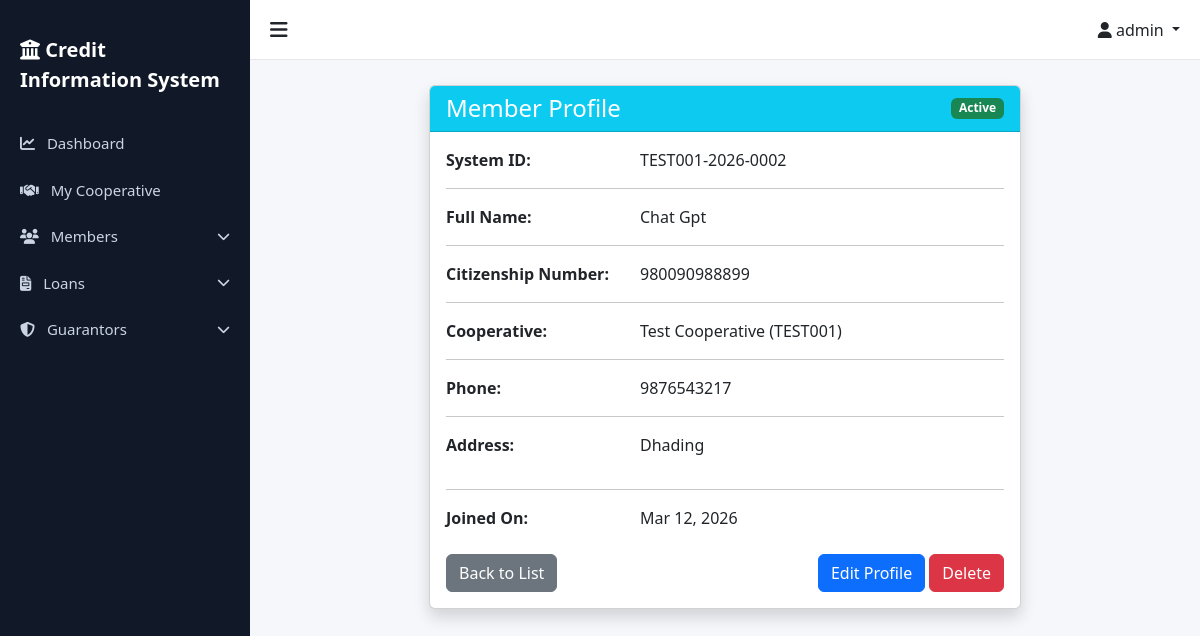
The page /members/6/ (signed in) on the database as committed earlier.
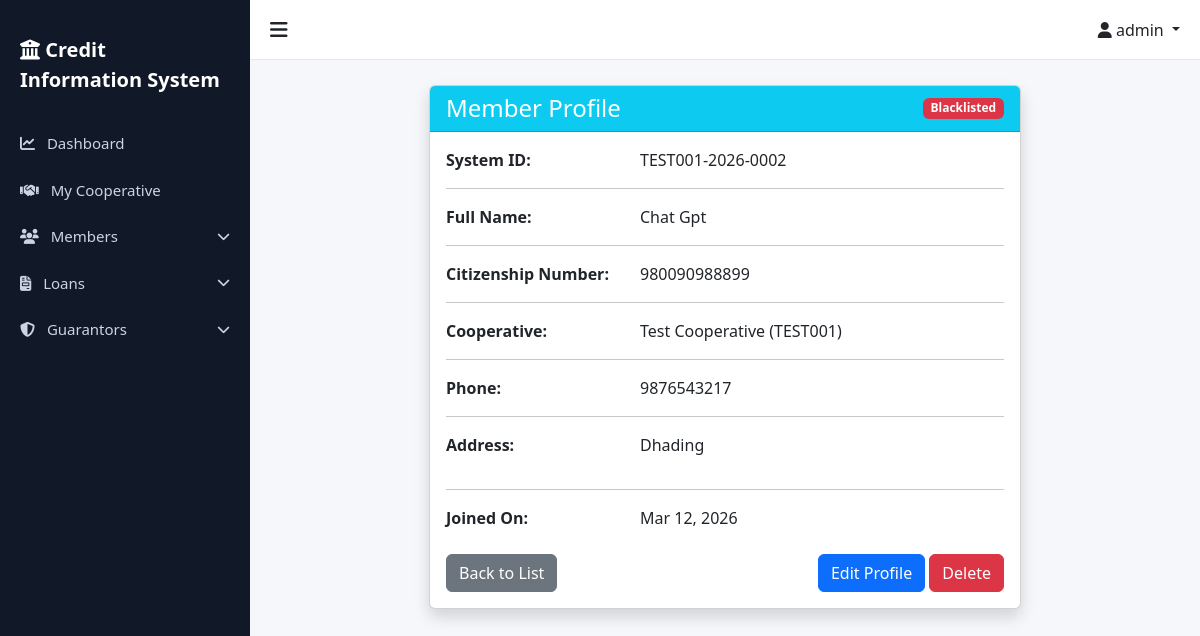
The same page on the database as committed later.
### members/views.py (the view)
# urls.py: path('<int:pk>/', views.MemberDetailView.as_view(), name='member_detail'),
class MemberDetailView(StaffOrAdminMixin, CooperativeAccessMixin, DetailView):
    model = Member
    template_name = 'members/member_detail.html'
    context_object_name = 'member'

### accounts/models.py (called while the page is built)
    def is_superadmin(self):
        return self.role == 'superadmin'

    def is_admin(self):
        return self.role == 'admin'

    def is_staff_user(self):
        return self.role == 'staff'

### accounts/permissions.py (called while the page is built)
    def test_func(self):
        return self.request.user.is_authenticated and (
            self.request.user.is_staff_user() or
            self.request.user.is_admin() or
            self.request.user.is_superadmin()
        )

    def get_queryset(self):
        queryset = super().get_queryset()
        if self.request.user.is_superadmin():
            return queryset
        if self.request.user.cooperative:
            from cooperatives.models import Cooperative
            if queryset.model == Cooperative:
                return queryset.filter(pk=self.request.user.cooperative.pk)
            return queryset.filter(cooperative=self.request.user.cooperative)
        return queryset.none()

    def get_context_data(self, **kwargs):
        context = super().get_context_data(**kwargs)
        if not self.request.user.is_superadmin() and self.request.user.cooperative:
            context['user_cooperative'] = self.request.user.cooperative
        return context

### templates/members/member_detail.html (shortened to what this page needs)
{% extends 'base.html' %}
{% block content %}
<div class="row justify-content-center">
    <div class="col-md-8">
        <div class="card shadow">
            <div class="card-header bg-info text-white d-flex justify-content-between align-items-center">
                <h4 class="mb-0">Member Profile</h4>
                <span class="badge {% if member.blacklist_status %}bg-danger{% else %}bg-success{% endif %}">
                    {% if member.blacklist_status %}Blacklisted{% else %}Active{% endif %}
                </span>
            </div>
            <div class="card-body">
                <div class="row mb-3">
                    <div class="col-sm-4 fw-bold">System ID:</div>
                    <div class="col-sm-8">{{ member.unique_system_id }}</div>
                </div>
                <hr>
                <div class="row mb-3">
                    <div class="col-sm-4 fw-bold">Full Name:</div>
                    <div class="col-sm-8">{{ member.full_name }}</div>
                </div>
                <hr>
                <div class="row mb-3">
                    <div class="col-sm-4 fw-bold">Citizenship Number:</div>
                    <div class="col-sm-8">{{ member.citizenship_number }}</div>
                </div>
                <hr>
                <div class="row mb-3">
                    <div class="col-sm-4 fw-bold">Cooperative:</div>
                    <div class="col-sm-8">{{ member.cooperative.name }} ({{ member.cooperative.code }})</div>
                </div>
                <hr>
                <div class="row mb-3">
                    <div class="col-sm-4 fw-bold">Phone:</div>
                    <div class="col-sm-8">{{ member.phone }}</div>
                </div>
                <hr>
                <div class="row mb-3">
                    <div class="col-sm-4 fw-bold">Address:</div>
                    <div class="col-sm-8">{{ member.address|linebreaks }}</div>
                </div>
                <hr>
                <div class="row mb-3">
                    <div class="col-sm-4 fw-bold">Joined On:</div>
                    <div class="col-sm-8">{{ member.created_at|date:"M d, Y" }}</div>
                </div>
                <div class="mt-4 d-flex justify-content-between">
                    <a href="{% url 'members:member_list' %}" class="btn btn-secondary">Back to List</a>
                    <div>
                        <a href="{% url 'members:member_edit' member.pk %}" class="btn btn-primary">Edit Profile</a>
                        {% if user.is_superadmin or user.is_admin %}
                        <a href="{% url 'members:member_delete' member.pk %}" class="btn btn-danger">Delete</a>
                        {% endif %}
                    </div>
                </div>
            </div>
        </div>
    </div>
</div>
{% endblock %}

Rows that differ between the two databases and show on the page:
changed Member "Chat Gpt": blacklist_status False → True (drawn)
Other text that changed with them:
text no longer shown: "Active"
text now shown: "Blacklisted"
